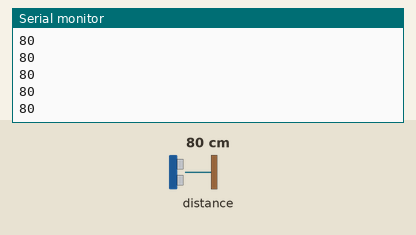
A sketch run on a simulated Arduino Nano, built with avr-gcc and run on an emulated ATmega328P. Shown: the last lines printed to the serial monitor. The inputs (shaded band) are chosen by the test bench; at power-on: distance to the obstacle 80 cm.

Above: at 1.2 s.
1.3 s: distance to the obstacle set to 2 cm
At 1.8 s:
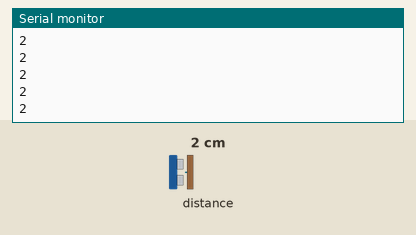
2.8 s: distance to the obstacle set to 4 cm
At 3.6 s:
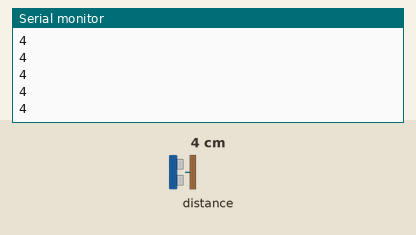
Timing chart, 0 to 5.8 s (numbered marks = the images above; inputs shaded):
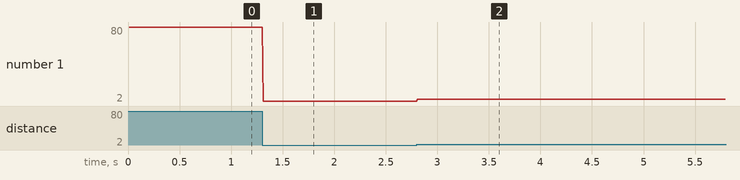

Measured:
- after the input at 1.3 s, the serial monitor: prints a new line at once (image 1)
- after the input at 2.8 s, the serial monitor: prints a new line at once (image 2)
- plotted number 1: 80 → 2 after the input at 1.3 s, 2 → 4 after the input at 2.8 s

The sketch:

ABU_Robocon_2018_Nano.ino
```cpp
/*
 * MUST-PES ABU ROBOCON 2018
 * Program by: Shijir
 *
 * Slave Nano #1
 *
*/

#include <Wire.h>
#include <LIDARLite.h>
LIDARLite Lidar;

byte highbyte=0x00;
byte lowbyte=0x00;
byte startbyte=0x9A;
byte paritybyte=0;
int paritybit=0;
void setup() {
  Serial.begin(9600);
  while(!Serial);
  Lidar.begin(0, true,0xC4);
  Lidar.configure(0);
}

/*----------------------------Main Loop------------------------------*/
void loop() {
  uint16_t dist = Lidar.distance();
  Serial.println(dist);
}
```
